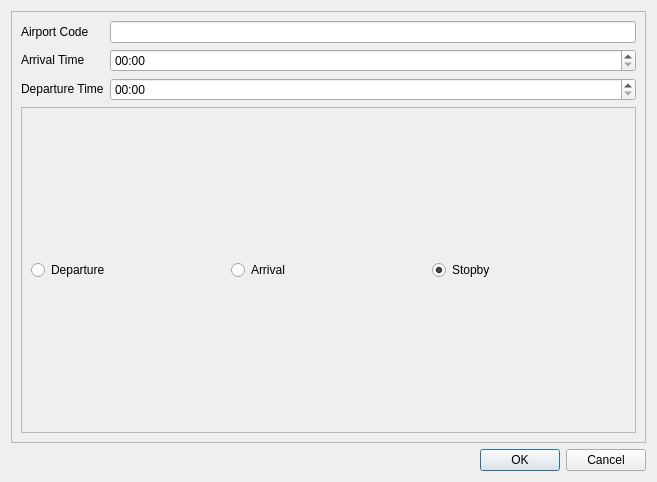
<?xml version="1.0" encoding="UTF-8"?>
<ui version="4.0">
 <class>addflight_passingairport</class>
 <widget class="QWidget" name="addflight_passingairport">
  <property name="geometry">
   <rect>
    <x>0</x>
    <y>0</y>
    <width>657</width>
    <height>482</height>
   </rect>
  </property>
  <property name="windowTitle">
   <string>Add Airline &amp; Stopover</string>
  </property>
  <layout class="QVBoxLayout" name="verticalLayout">
   <item>
    <widget class="QFrame" name="frame">
     <property name="frameShape">
      <enum>QFrame::StyledPanel</enum>
     </property>
     <property name="frameShadow">
      <enum>QFrame::Raised</enum>
     </property>
     <layout class="QGridLayout" name="gridLayout">
      <item row="0" column="0">
       <widget class="QLabel" name="label_6">
        <property name="sizePolicy">
         <sizepolicy hsizetype="Preferred" vsizetype="Fixed">
          <horstretch>0</horstretch>
          <verstretch>0</verstretch>
         </sizepolicy>
        </property>
        <property name="minimumSize">
         <size>
          <width>70</width>
          <height>0</height>
         </size>
        </property>
        <property name="maximumSize">
         <size>
          <width>100</width>
          <height>16777215</height>
         </size>
        </property>
        <property name="text">
         <string>Airport Code</string>
        </property>
       </widget>
      </item>
      <item row="0" column="1">
       <widget class="QLineEdit" name="ID">
        <property name="minimumSize">
         <size>
          <width>116</width>
          <height>0</height>
         </size>
        </property>
        <property name="maximumSize">
         <size>
          <width>16777215</width>
          <height>16777215</height>
         </size>
        </property>
        <property name="text">
         <string/>
        </property>
       </widget>
      </item>
      <item row="1" column="0">
       <widget class="QLabel" name="label_7">
        <property name="sizePolicy">
         <sizepolicy hsizetype="Preferred" vsizetype="Fixed">
          <horstretch>0</horstretch>
          <verstretch>0</verstretch>
         </sizepolicy>
        </property>
        <property name="minimumSize">
         <size>
          <width>70</width>
          <height>0</height>
         </size>
        </property>
        <property name="maximumSize">
         <size>
          <width>100</width>
          <height>16777215</height>
         </size>
        </property>
        <property name="text">
         <string>Arrival Time</string>
        </property>
       </widget>
      </item>
      <item row="1" column="1">
       <widget class="QTimeEdit" name="timeEdit">
        <property name="displayFormat">
         <string>HH:mm</string>
        </property>
       </widget>
      </item>
      <item row="2" column="0">
       <widget class="QLabel" name="label_8">
        <property name="sizePolicy">
         <sizepolicy hsizetype="Preferred" vsizetype="Fixed">
          <horstretch>0</horstretch>
          <verstretch>0</verstretch>
         </sizepolicy>
        </property>
        <property name="minimumSize">
         <size>
          <width>70</width>
          <height>0</height>
         </size>
        </property>
        <property name="maximumSize">
         <size>
          <width>100</width>
          <height>16777215</height>
         </size>
        </property>
        <property name="text">
         <string>Departure Time</string>
        </property>
       </widget>
      </item>
      <item row="2" column="1">
       <widget class="QTimeEdit" name="timeEdit_2">
        <property name="displayFormat">
         <string>HH:mm</string>
        </property>
        <property name="timeSpec">
         <enum>Qt::LocalTime</enum>
        </property>
       </widget>
      </item>
      <item row="3" column="0" colspan="2">
       <widget class="QFrame" name="frame_2">
        <property name="maximumSize">
         <size>
          <width>16777215</width>
          <height>16777215</height>
         </size>
        </property>
        <property name="frameShape">
         <enum>QFrame::StyledPanel</enum>
        </property>
        <property name="frameShadow">
         <enum>QFrame::Raised</enum>
        </property>
        <layout class="QHBoxLayout" name="horizontalLayout">
         <item>
          <widget class="QRadioButton" name="radioButton">
           <property name="maximumSize">
            <size>
             <width>16777215</width>
             <height>20</height>
            </size>
           </property>
           <property name="text">
            <string>Departure</string>
           </property>
          </widget>
         </item>
         <item>
          <widget class="QRadioButton" name="radioButton_3">
           <property name="maximumSize">
            <size>
             <width>16777215</width>
             <height>20</height>
            </size>
           </property>
           <property name="text">
            <string>Arrival</string>
           </property>
          </widget>
         </item>
         <item>
          <widget class="QRadioButton" name="radioButton_2">
           <property name="maximumSize">
            <size>
             <width>16777215</width>
             <height>20</height>
            </size>
           </property>
           <property name="text">
            <string>Stopby</string>
           </property>
           <property name="checked">
            <bool>true</bool>
           </property>
          </widget>
         </item>
        </layout>
       </widget>
      </item>
     </layout>
    </widget>
   </item>
   <item>
    <widget class="QDialogButtonBox" name="buttonBox">
     <property name="standardButtons">
      <set>QDialogButtonBox::Cancel|QDialogButtonBox::Ok</set>
     </property>
    </widget>
   </item>
  </layout>
 </widget>
 <resources/>
 <connections/>
</ui>
